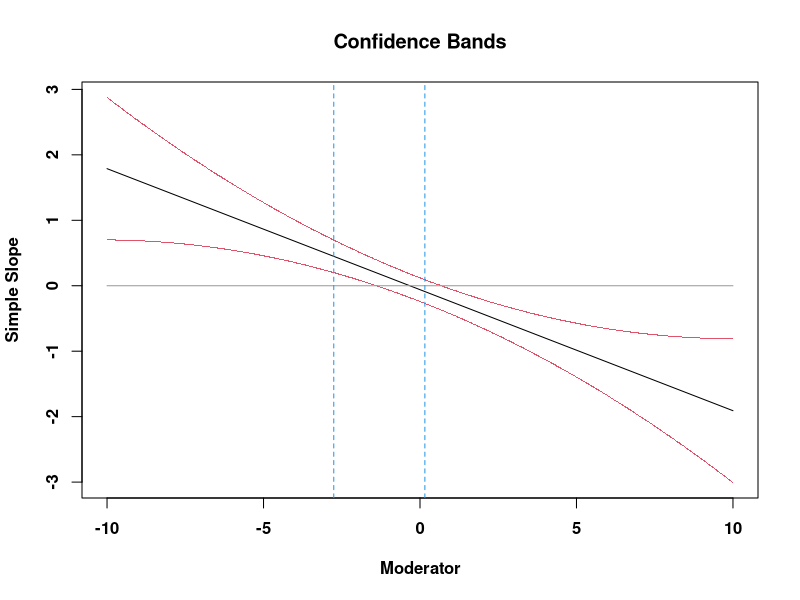

Recreate this plot in R.
##J-N technique
##Alex Schoemann & Kris Preacher

## jnplot= Johnson-Neyman technique for probing interactions and plotting regions of significance
## Function to replicate the JN plot found at quantpsy.org
## jnplot a function that takes these arguments:
## model <- m1 #object
## plotx <- "x1" #string with name of IV to be plotted on x axis
## modx <- "x2" #string for moderator variable name
## depVar <- NULL. The dependent variable must be specified, or it must
## be available inside the fitted regression object (set lm argument y=TRUE)
## if plotx or modx is missing, stop




jnplot <- function(model=NULL, plotx=NULL,modx=NULL, depVar=NULL){
  if (is.null(model)) stop("jnplot requires a fitted regression model.")
  if (is.null(plotx)) stop("jnplot requires the name of the variable to be drawn on the x axis")
  if (is.null(modx)) stop("jnplot requires the name of moderator variable for which several slopes are to be drawn")
  ##grab model matrix
  mm <- model.matrix(model)
  if (is.null(depVar)){
    if (is.null(model$y)) stop("jnplot must have the dependent variable. You must either supply depVar as an argument or create your lm model with the argument y=T so that jnplot can grab the dependent variable from the fitted model.")
     else depVar <- model$y
  }

  #allow user to sepcify either variable as the moderator
 if (sum((attr(terms(m1),'term.labels')==paste(plotx,":",modx,sep="")))==1)
  modname <- paste(plotx,":",modx,sep="")
 else
   modname <- paste(modx,":",plotx,sep="")


  xnum<-which(attr(terms(model),'term.labels')==plotx) #which finds the location of the parameter. Can be used to find location in matrix.
  znum<-which(attr(terms(model),'term.labels')==modx) #which finds the location of the parameter. Can be used to find location in matrix.
  xznum<-which(attr(terms(model),'term.labels')==modname) #which finds the location of the parameter. Can be used to find location in matrix.

  acov <-vcov(model) ##get variance/covariance matrix of parameters
  tcrit<-qt(.975,model$df)

  jna <- tcrit^2*acov[xznum,xznum]-coef(model)[xznum]^2
  jnb <- 2*(tcrit^2*acov[xnum,xznum]-coef(model)[xnum]*coef(model)[xznum])
  jnc <- tcrit^2*acov[xnum,xnum]-coef(model)[xnum]^2

  inroot<- (jnb^2)-(4*jna*jnc)
  regsig<-c(NA,NA)

  if(	inroot < 0) stop("Regions of significance are imaginary and cannot be computed")
    else
    regsig[1]<-(-jnb-sqrt(inroot))/(2*jna)
    regsig[2]<-(-jnb+sqrt(inroot))/(2*jna)

  midp<-mean(regsig)
  midps <- coef(model)[xnum] + coef(model)[znum]*midp
  midpse <- sqrt(acov[xnum,xnum] + 2*midp*acov[xnum,xznum] + (midp^2)*acov[xznum,xznum])
  midpp <- pt(-abs(midps/midpse),model$df)
  if(midpp>.05) direction<-"Simple slopes are significant outside this region"
    else
      direction<-"Simple slopes are significant inside this region"
      regsig<-list("Region of Significance"=regsig,direction)


  z1=-10  #supply lower bound for z
  z2=10   #supply upper bound for z
  z <- seq(z1,z2,length=1000)
  fz <- c(z,z)
  y1 <- ((coef(model)[xnum])+(coef(model)[xznum])*z)+(1.9858*sqrt(acov[xnum,xnum])+(2*z*(acov[xnum,xznum])+((z^2)*acov[xznum,xznum])))
  y2 <- ((coef(model)[xnum])+(coef(model)[xznum])*z)-(1.9858*sqrt(acov[xnum,xnum])+(2*z*(acov[xnum,xznum])+((z^2)*acov[xznum,xznum])))
  fy <- c(y1,y2)
  fline <- ((coef(model)[xnum])+(coef(model)[xznum])*z)
  plot(fz,fy,type='p',pch='.',font=2,font.lab=2,col=2,xlab='Moderator',ylab='Simple Slope',main='Confidence Bands')
  lines(z,fline)
  f0 <- array(0,c(1000))
  lines(z,f0,col=8)
  abline(v=-2.7554,col=4,lty=2)
  abline(v=0.1557,col=4,lty=2)

  return(regsig)
  }



set.seed(12345)
x1 <- rnorm(100)
x2 <- rnorm(100)
x3 <- rnorm(100)
x4 <- rnorm(100)
y <- rnorm(100)
y2 <- 0.03 + 0.15*x1 + 0.1*x2 + 0.5*x1*x2

dat <- data.frame(x1,x2,x3,x4,y, y2)
rm(x1, x2, x3, x4, y, y2)

##ordinary regression
m1 <- lm(y ~ x1 * x2, data=dat)
## must specify depvar parameter
jnplot(m1, plotx="x1", modx="x2", depVar=dat$y)
